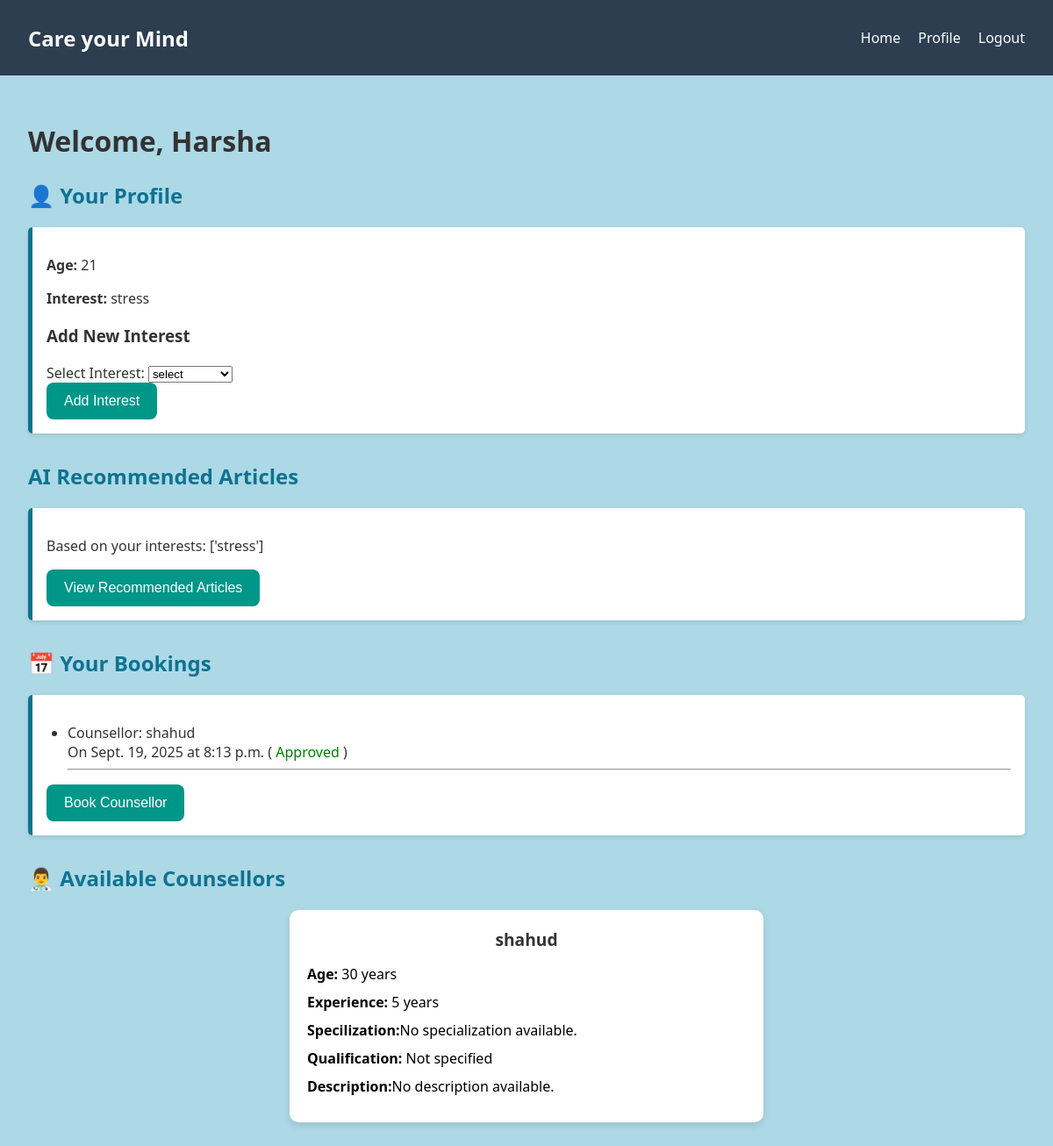
Page /client_dashboard/ (signed in) on the earlier database version.
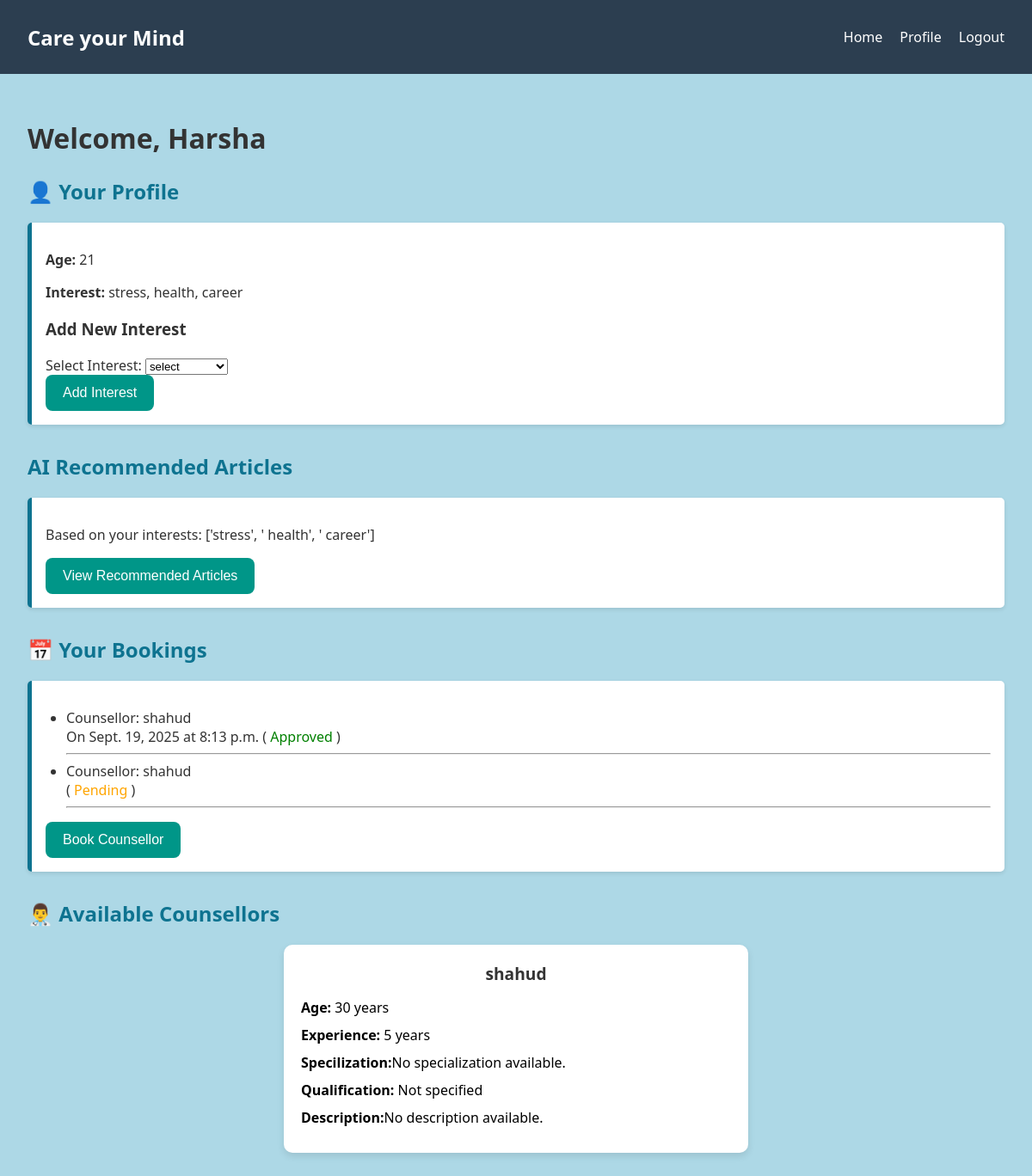
Same page on the later database version.
### main/models.py (models this page shows, shortened)
class Client(models.Model):
    user = models.OneToOneField(User, on_delete=models.CASCADE, null=True, blank=True)
    age = models.IntegerField(null=True, blank=True)
    interest = models.CharField(max_length=255, blank=True)

class Booking(models.Model):
    client = models.ForeignKey(Client, on_delete=models.CASCADE)
    counsellor = models.ForeignKey(Counsellor, on_delete=models.CASCADE)
    requested_at = models.DateTimeField(auto_now_add=True)
    status = models.CharField(
        max_length=20,
        choices=[("pending", "Pending"), ("approved", "Approved")],
        default="pending"
    )
    approved_date = models.DateField(null=True, blank=True)
    approved_time = models.TimeField(null=True, blank=True)

class Counsellor(models.Model):
    SPECIALIZATION_CHOICES = [
        ('stress_management', 'Stress Management'),
        ('career_guidance', 'Career Guidance'),
        ('mental_health', 'Mental Health Support'),
        ('marriage_relationship', 'Marriage and Relationship'),
        ('addiction', 'Addiction Counselling'),
        ('grief_loss', 'Grief and Loss'),
        ('self_esteem', 'Self-Esteem and Personal Growth'),
        ('family_therapy', 'Family Therapy'),
        ('trauma_ptsd', 'Trauma and PTSD'),
        ('eating_disorders', 'Eating Disorders Support'),
        ('child_adolescent', 'Child and Adolescent'),
        ('anger_management', 'Anger Management'),
        ('mindfulness', 'Mindfulness and Meditation'),
        ('financial_stress', 'Financial Stress'),
        ('lgbtq', 'LGBTQ+ Affirmative Therapy'),
    ]
    user = models.OneToOneField(User, on_delete=models.CASCADE, null=True, blank=True)
    qualification = models.CharField(max_length=255, blank=True, null=True)
    age = models.IntegerField(null=True, blank=True)
    experience = models.IntegerField(null=True, blank=True)
    specialization = models.CharField(max_length=255, choices=SPECIALIZATION_CHOICES, blank=True)
    description = models.TextField(blank=True, null=True)

class User(AbstractUser):
    is_client = models.BooleanField(default=False)
    is_counsellor = models.BooleanField(default=False)

### main/views.py (the view, shortened to what this page needs)
# urls.py: path('client_dashboard/',views.client_dashboard, name='client_dashboard'),
@login_required
def client_dashboard(request):
    client = request.user.client  # get the logged-in client user
    message = None
    if client.interest:
        interests = client.interest.split(",")
    else:
        interests = []
    articles = []
    for interest in interests:
        interest = interest.strip()
        if interest:
            articles.append(f"AI article about {interest}")
    bookings = Booking.objects.filter(client=client)
    counsellors = Counsellor.objects.all()
    return render(request, 'dashboards/client_dashboard.html', {
        'client': client,
        'interests': interests,
        'articles': articles,
        'bookings': bookings,
        'counsellors': counsellors,
        'message': message
    })

### main/templates/dashboards/client_dashboard.html (shortened to what this page needs)
{% load static %}
<!DOCTYPE html>
<html lang="en">
<head>
  <link rel="stylesheet" href="{% static 'client_dashboard.css' %}">
</head>
<body>
  <nav class="navbar">
    <div class="navbar-brand">Care your Mind</div>
    <ul class="navbar-links">
      <li><a href="{% url 'home' %}">Home</a></li>
      <li><a href="{% url 'client_profile' %}">Profile</a></li>
      <li><a href="{% url 'logout' %}">Logout</a></li>
    </ul>
  </nav>
  <div class="container">
    <h1>Welcome, {{ user.username }}</h1>
    <section class="profile-section">
      <h2>👤 Your Profile</h2>
      <div class="profile-box">
        <p><strong>Age:</strong> {{ user.client.age }}</p>
        <p><strong>Interest:</strong> {{ client.interest }}</p>
        <h3> Add New Interest</h3>
        <form method="POST">
          <label for="new_interest">Select Interest:</label>
          <select name="new_interest" id="new_interest" required>
            <option value="stress">select</option>
          </select>
          <div>
          <button class="btn" type="submit">Add Interest</button>
        </form>
      </div>
    </section>
    <section class="articles-section">
      <h2> AI Recommended Articles</h2>
      <section class="profile-box">
        <p>Based on your interests: {{ interests }}</p>
      <div class="dashboard-links">
        <a href="{% url 'recommend_articles' %}">
          <button class="btn">View Recommended Articles</button>
        </a>
      </div>
    </section class="articles-section">
    <h2>📅 Your Bookings</h2>
    <section class="profile-box">
      {% if bookings %}
        <ul>
          {% for booking in bookings %}
          <li>
            Counsellor: {{ booking.counsellor.user.username }} <br>
            {% if booking.status == "Approved" %}
              On {{ booking.approved_date }} at {{ booking.approved_time }}
              ( <span style="color:green;">Approved</span> )
            {% else %}
              ( <span style="color:orange;">Pending</span> )
            {% endif %}
        </li>
        <hr>
        {% endfor %}
    </ul>
  {% else %}
    <p>No bookings yet.</p>
  {% endif %}
  <a href="{% url 'book_counsellor' %}">
    <button class="btn">Book Counsellor</button>
  </a>
    </section>
<h2>👨‍⚕️ Available Counsellors</h2>
<div class="profile-container">
    {% for counsellor in counsellors %}
    <div class="profile-box-counsellor">
        <div class="name">{{ counsellor.user.username }}</div>
        <div class="age"><b>Age:</b> {{ counsellor.age }} years</div>
        <div class="experience"><b>Experience: </b>{{ counsellor.experience|default:"Not specified" }} years</div>
        <div class="specialization"><b>Specilization:</b>{{ counsellor.specialization|default:"No specialization available." }}</div>
        <div class="qualification"><b>Qualification:</b> {{ counsellor.qualification|default:"Not specified" }}</div>
        <div class="description"><b>Description:</b>{{ counsellor.description|default:"No description available." }}</div>
    </div>
    {% empty %}
    <div>No counsellors available</div>
    {% endfor %}
</div>
  </div>
</body>
</html>

Differences in the rows shown:
changed Client: interest "stress" → "stress, health, career"
added Booking: counsellor.user.username "shahud", status "Pending"
Other differences:
{{ interests }}: "['stress']" → "['stress', ' health', ' career']"
